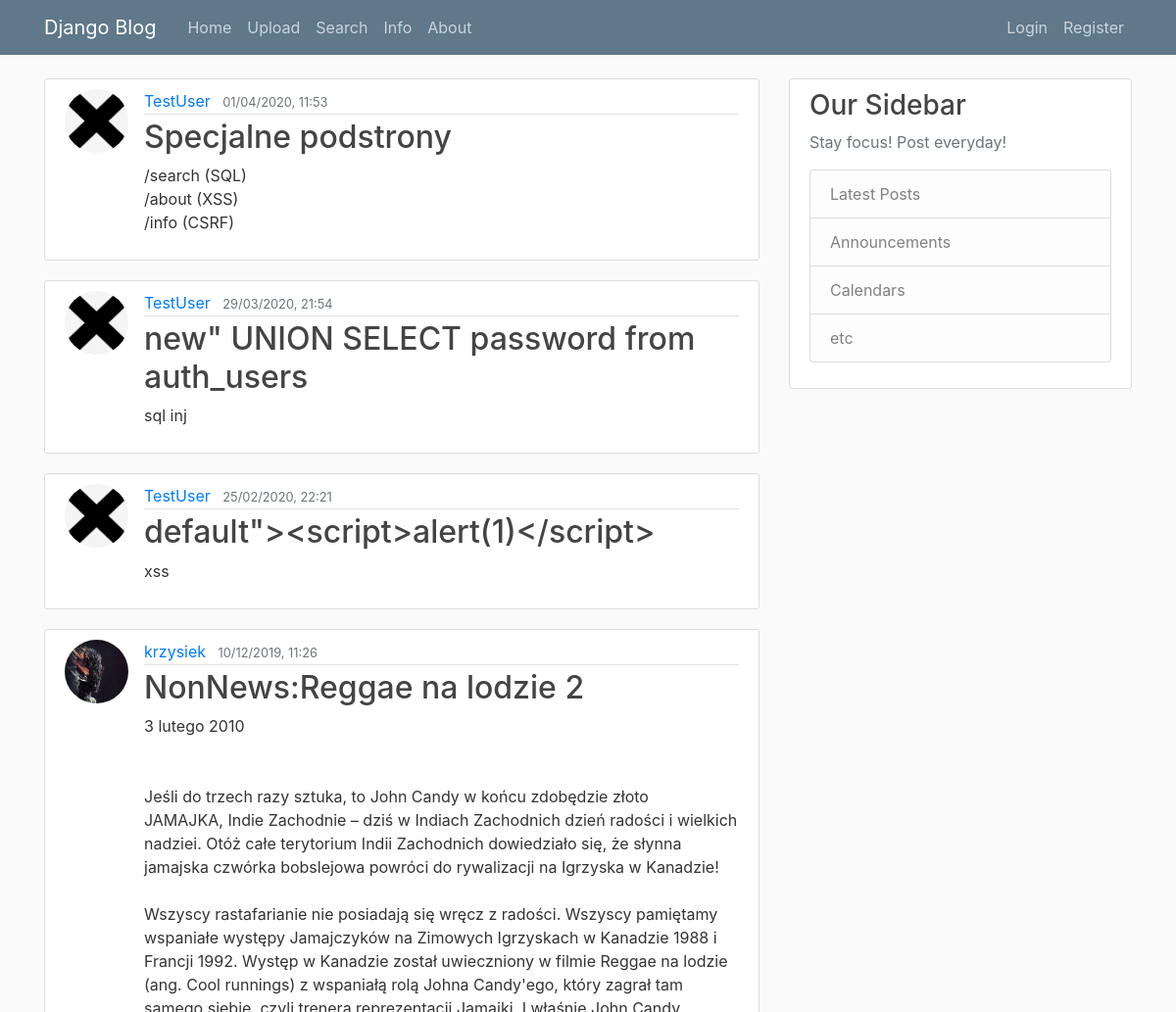
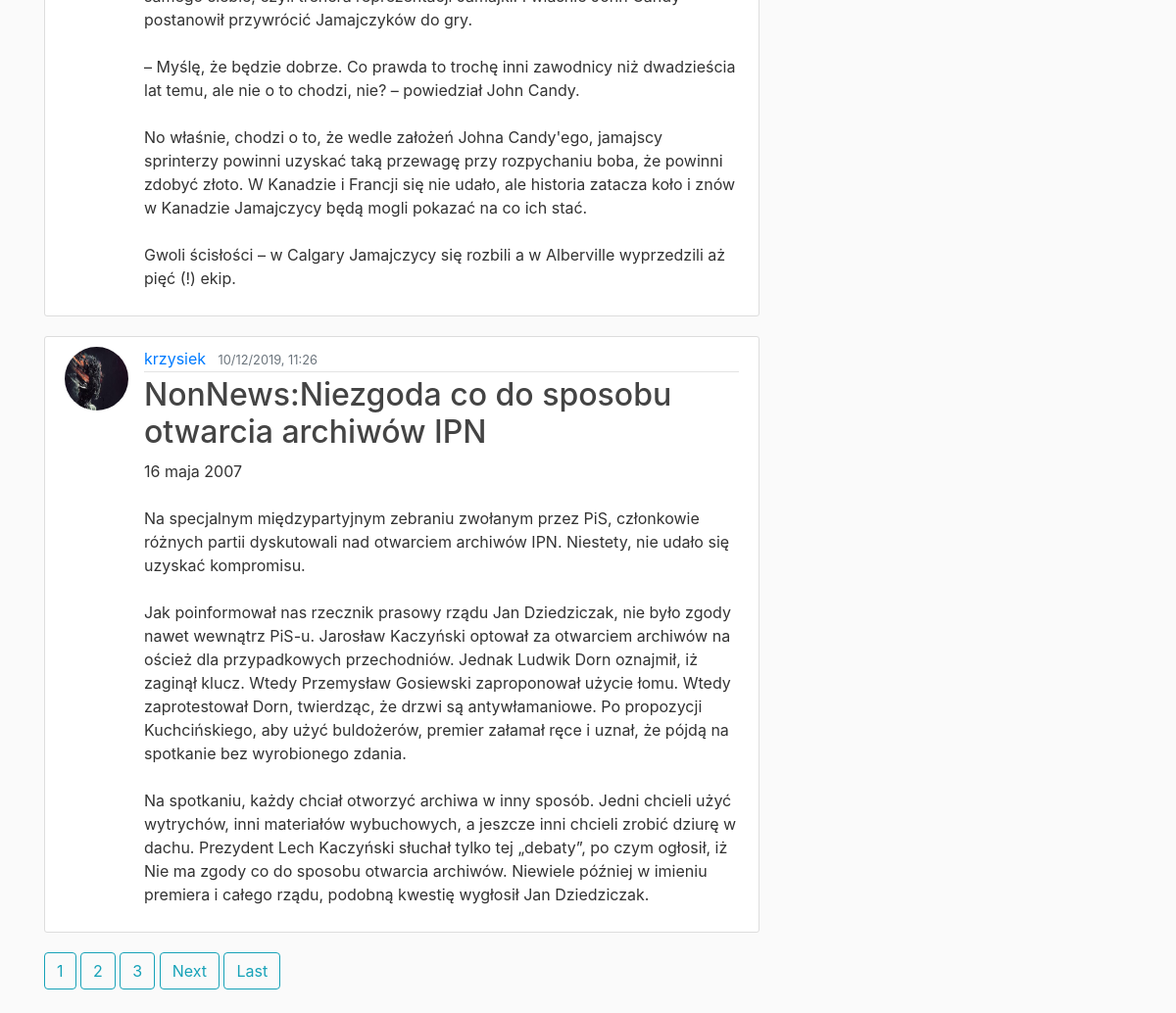
The page / on the database its author committed (2 pictures, top to bottom).
### blog/models.py (models this page shows, shortened)
class Post(models.Model):
    title = models.CharField(max_length=100)
    content = models.TextField()
    date_posted = models.DateTimeField(default=timezone.now)
    author = models.ForeignKey(User, on_delete=models.CASCADE)

### users/models.py (models this page shows, shortened)
class Profile(models.Model):
    user = models.OneToOneField(User, on_delete=models.CASCADE)
    image = models.ImageField(default='default.jpg', upload_to='profile_pics')

### blog/views.py (the view)
# urls.py: path('', PostListView.as_view(), name='blog-home'),
class PostListView(ListView):
    model = Post
    template_name = 'blog/home.html'
    context_object_name = 'posts'
    ordering = ['-date_posted']
    paginate_by = 5

### blog/templates/blog/home.html (shortened to what this page needs)
{% extends "blog/base.html" %}
{% block content %}
    {% for post in posts %}
        <article class="media content-section">
          <img class="rounded-circle article-img" src="{{ post.author.profile.image.url }}">
          <div class="media-body">
            <div class="article-metadata">
              <a class="mr-2" href="{% url 'user-posts' post.author.username %}">{{ post.author }}</a>
              <small class="text-muted">{{ post.date_posted|date:"d/m/Y, H:i" }}</small>
            </div>
            <h2><a class="article-title" href="{% url 'post-detail' post.id %}">{{ post.title }}</a></h2>
            <p class="article-content">{{ post.content }}</p>
          </div>
        </article>
    {% endfor %}
    {% if is_paginated %}
        {% for num in page_obj.paginator.page_range %}
            {% if page_obj.numbr == num %}
                <a class="btn btn-info mb-4" href="?page={{ num }}">{{ num }}</a>
            {% elif num > page_obj.number|add:'-3' and num < page_obj.number|add:'3'%}
                <a class="btn btn-outline-info mb-4" href="?page={{ num }}">{{ num }}</a>
            {% endif %}
        {% endfor %}
        {% if page_obj.has_next %}
            <a class="btn btn-outline-info mb-4" href="?page=1">Next</a>
            <a class="btn btn-outline-info mb-4" href="?page={{ page_obj.paginator.num_pages }}">Last</a>
        {% endif %}
    {% endif %}
{% endblock content %}

### blog/templates/blog/base.html (shortened to what this page needs)
{% load static %}
<!DOCTYPE html>
<html>
<head>
    <link rel="stylesheet" href="https://stackpath.bootstrapcdn.com/bootstrap/4.4.1/css/bootstrap.min.css">
    <link rel="stylesheet" type="text/css" href="{% static 'blog/main.css' %}">
</head>
<body>
    <header class="site-header">
      <nav class="navbar navbar-expand-md navbar-dark bg-steel fixed-top">
        <div class="container">
          <a class="navbar-brand mr-4" href="{% url 'blog-home' %}">Django Blog</a>
          <div class="collapse navbar-collapse" id="navbarToggle">
            <div class="navbar-nav mr-auto">
              <a class="nav-item nav-link" href="{% url 'blog-home' %}">Home</a>
              <a class="nav-item nav-link" href="{% url 'upload' %}">Upload</a>
              <a class="nav-item nav-link" href="{% url 'search' %}">Search</a>
              <a class="nav-item nav-link" href="{% url 'info' %}">Info</a>
              <a class="nav-item nav-link" href="{% url 'blog-about' %}">About</a>
            </div>
            <div class="navbar-nav">
                {% if user.is_authenticated %}
                <a class="nav-item nav-link" href="{% url 'post-create' %}">New Post</a>
                <a class="nav-item nav-link" href="{% url 'profile' %}">Profile</a>
                <a class="nav-item nav-link" href="{% url 'logout' %}">Logout</a>
                {% else %}
                <a class="nav-item nav-link" href="{% url 'login' %}">Login</a>
                <a class="nav-item nav-link" href="{% url 'register' %}">Register</a>
                {% endif %}
            </div>
          </div>
        </div>
      </nav>
    </header>
    <main role="main" class="container">
      <div class="row">
        <div class="col-md-8">
          {% block content %}{% endblock %}
        </div>
        <div class="col-md-4">
          <div class="content-section">
            <h3>Our Sidebar</h3>
            <p class='text-muted'>Stay focus! Post everyday!
              <ul class="list-group">
                <li class="list-group-item list-group-item-light">Latest Posts</li>
                <li class="list-group-item list-group-item-light">Announcements</li>
                <li class="list-group-item list-group-item-light">Calendars</li>
                <li class="list-group-item list-group-item-light">etc</li>
              </ul>
            </p>
          </div>
        </div>
      </div>
    </main>
</body>
</html>

### blog/static/blog/main.css (style rules this page uses)
body { background: #fafafa; color: #333333; margin-top: 5rem; }
h1, h2, h3, h4, h5, h6 { color: #444444; }
ul { margin: 0; }
.bg-steel { background-color: #5f788a; }
.site-header .navbar-nav .nav-link { color: #cbd5db; }
.content-section { background: #ffffff; padding: 10px 20px; border: 1px solid #dddddd; border-radius: 3px; margin-bottom: 20px; }
.article-title { color: #444444; }
.article-content { white-space: pre-line; }
.article-img { height: 65px; width: 65px; margin-right: 16px; }
.article-metadata { padding-bottom: 1px; margin-bottom: 4px; border-bottom: 1px solid #e3e3e3 }

### rows shown on the page
Post: author.profile.image (picture), author "TestUser", date_posted "01/04/2020, 11:53", title "Specjalne podstrony", content "/search (SQL) /about (XSS) /info (CSRF)"
Post: author.profile.image (picture), author "TestUser", date_posted "29/03/2020, 21:54", title "new\" UNION SELECT password from auth_users", content "sql inj"
Post: author.profile.image (picture), author "TestUser", date_posted "25/02/2020, 22:21", title "default\"><script>alert(1)</script>", content "xss"
Post: author.profile.image (picture), author "krzysiek", date_posted "10/12/2019, 11:26", title "NonNews:Reggae na lodzie 2", content "3 lutego 2010 Jeśli do trzech razy sztuka, to John Candy w końcu zdobędzie złoto JAMAJKA, Indie Zachodnie – dziś w Indiach Zachodnich dzień radości i wielkich nadziei. Otóż całe terytorium Indii Zachodnich dowiedziało się, że słynna jamajska czwórka bobslejowa powróci do rywalizacji na Igrzyska w Kanadzie! Wszyscy rastafarianie nie posiadają się wręcz z radości. Wszyscy pamiętamy wspaniałe występy Jamajczyków na Zimowych Igrzyskach w Kanadzie 1988 i Francji 1992. Występ w Kanadzie został uwieczniony w filmie Reggae na lodzie (ang. Cool runnings) z wspaniałą rolą Johna Candy'ego, który zagrał tam samego siebie, czyli trenera reprezentacji Jamajki. I właśnie John Candy postanowił przywrócić…"
Post: author.profile.image (picture), author "krzysiek", date_posted "10/12/2019, 11:26", title "NonNews:Niezgoda co do sposobu otwarcia archiwów IPN", content "16 maja 2007 Na specjalnym międzypartyjnym zebraniu zwołanym przez PiS, członkowie różnych partii dyskutowali nad otwarciem archiwów IPN. Niestety, nie udało się uzyskać kompromisu. Jak poinformował nas rzecznik prasowy rządu Jan Dziedziczak, nie było zgody nawet wewnątrz PiS-u. Jarosław Kaczyński optował za otwarciem archiwów na oścież dla przypadkowych przechodniów. Jednak Ludwik Dorn oznajmił, iż zaginął klucz. Wtedy Przemysław Gosiewski zaproponował użycie łomu. Wtedy zaprotestował Dorn, twierdząc, że drzwi są antywłamaniowe. Po propozycji Kuchcińskiego, aby użyć buldożerów, premier załamał ręce i uznał, że pójdą na spotkanie bez wyrobionego zdania. Na spotkaniu, każdy chciał otworzyć…"

### other values the page prints
{{ num }} "1" "2" "3"
